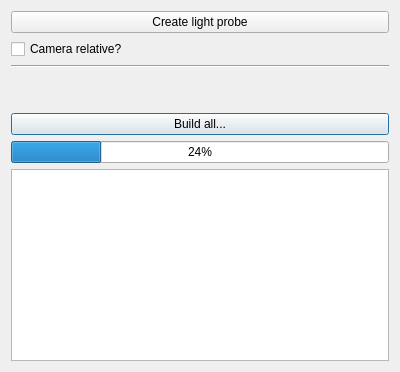
<?xml version="1.0" encoding="UTF-8"?>
<ui version="4.0">
 <class>LightProbeWindow</class>
 <widget class="QDialog" name="LightProbeWindow">
  <property name="geometry">
   <rect>
    <x>0</x>
    <y>0</y>
    <width>400</width>
    <height>372</height>
   </rect>
  </property>
  <property name="font">
   <font>
    <family>Segoe UI</family>
   </font>
  </property>
  <property name="windowTitle">
   <string>Light Probe Management</string>
  </property>
  <layout class="QGridLayout" name="gridLayout">
   <item row="1" column="0" colspan="2">
    <widget class="QCheckBox" name="cameraRelative">
     <property name="toolTip">
      <string>If not checked, probe will be created at 0,0,0. Otherwise, it will be placed on the point of interest of the camera.</string>
     </property>
     <property name="text">
      <string>Camera relative?</string>
     </property>
    </widget>
   </item>
   <item row="3" column="0" colspan="2">
    <spacer name="verticalSpacer">
     <property name="orientation">
      <enum>Qt::Vertical</enum>
     </property>
     <property name="sizeHint" stdset="0">
      <size>
       <width>20</width>
       <height>40</height>
      </size>
     </property>
    </spacer>
   </item>
   <item row="4" column="0" colspan="2">
    <widget class="QPushButton" name="buildLights">
     <property name="toolTip">
      <string>Builds all light probes using the settings in each probe. This might take some time.</string>
     </property>
     <property name="text">
      <string>Build all...</string>
     </property>
    </widget>
   </item>
   <item row="2" column="0" colspan="2">
    <widget class="Line" name="line">
     <property name="orientation">
      <enum>Qt::Horizontal</enum>
     </property>
    </widget>
   </item>
   <item row="0" column="0" colspan="2">
    <widget class="QPushButton" name="createProbe">
     <property name="toolTip">
      <string>Create a new light probe.</string>
     </property>
     <property name="text">
      <string>Create light probe</string>
     </property>
    </widget>
   </item>
   <item row="6" column="0" colspan="2">
    <widget class="QPlainTextEdit" name="lightBuildStatusField">
     <property name="textInteractionFlags">
      <set>Qt::NoTextInteraction</set>
     </property>
    </widget>
   </item>
   <item row="5" column="0" colspan="2">
    <widget class="QProgressBar" name="lightBuildProgress">
     <property name="value">
      <number>24</number>
     </property>
     <property name="orientation">
      <enum>Qt::Horizontal</enum>
     </property>
     <property name="invertedAppearance">
      <bool>false</bool>
     </property>
     <property name="textDirection">
      <enum>QProgressBar::TopToBottom</enum>
     </property>
     <property name="format">
      <string>%p%</string>
     </property>
    </widget>
   </item>
  </layout>
 </widget>
 <resources/>
 <connections/>
</ui>
